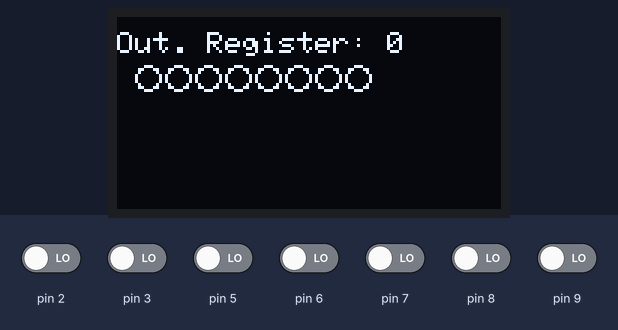
Recording of a sketch running on a simulated Arduino Uno, built with avr-gcc and run on an emulated ATmega328P. On the bench: 128×64 one-colour display. The inputs (shaded band) are chosen by the test bench; at power-on: pin 2, pin 3, pin 5–9 LOW.

Above: at 1.2 s.
1.3 s: pin 2 driven HIGH
At 2.0 s:
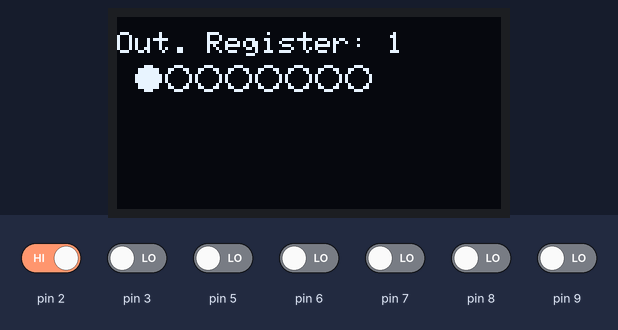
2.8 s: pin 2 driven LOW
At 4.0 s:
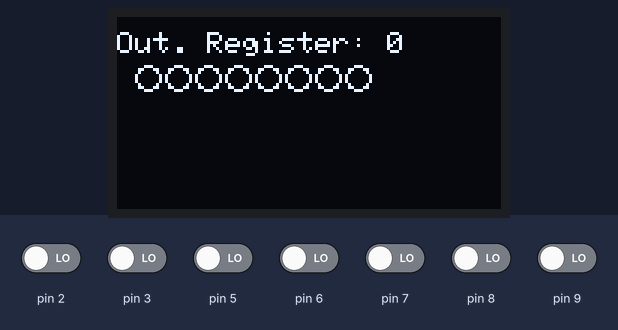
4.3 s: pin 3 driven HIGH
At 5.4 s:
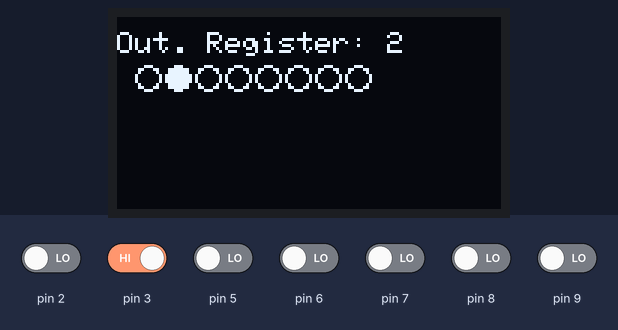
5.8 s: pin 5 driven HIGH
At 6.7 s:
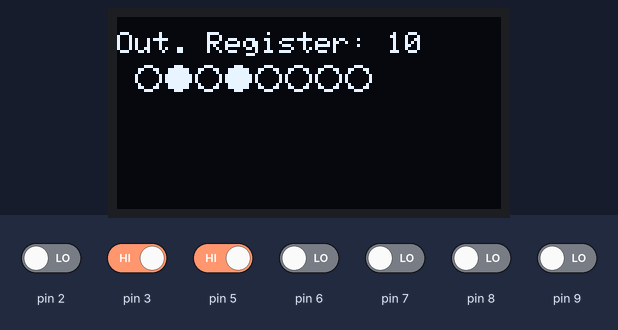
7.3 s: pin 6 driven HIGH
At 7.9 s:
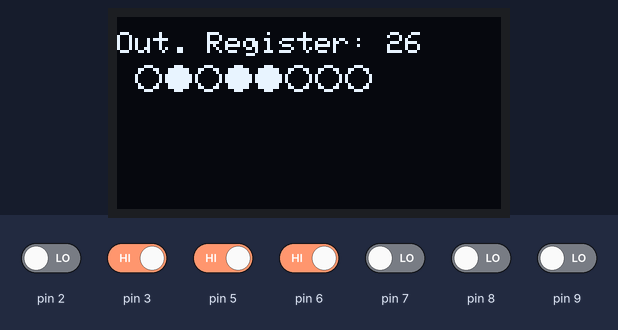
8.8 s: pin 7 driven HIGH
At 10.2 s:
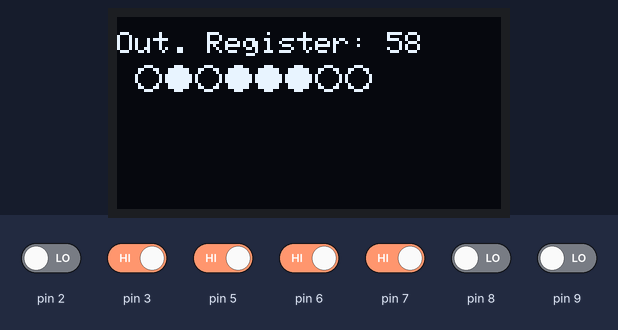
Timing chart, 0 to 11.3 s (numbered marks = the images above; inputs shaded):
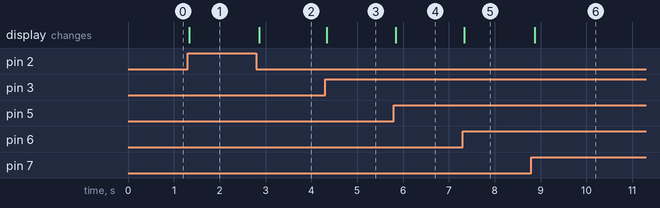

The sketch:

BinaryDisplay.ino
```cpp
//Include library
#include <Adafruit_GFX.h>
#include <Adafruit_SSD1306.h>

Adafruit_SSD1306 display(4);

void setup() {
    //Initialize display by providing the diplay type and it's I2C address.
    display.begin(SSD1306_SWITCHCAPVCC, 0x3C);

    //Display setup.
    display.clearDisplay();
    display.setTextSize(1);
    display.setTextColor(WHITE);

	//Pins setup.
    pinMode(2, INPUT);
    pinMode(3, INPUT);
    pinMode(4, INPUT);
    pinMode(5, INPUT);
    pinMode(6, INPUT);
    pinMode(7, INPUT);
    pinMode(8, INPUT);
    pinMode(9, INPUT);
}

void loop() {
      //Clear display.
      display.clearDisplay();

      int  binVal[8];

	  //Iterate through the inputs.
      for(int i = 2; i < 10; i++){
		//Read the value and check if it's a 0 or 1.
        if(digitalRead(i) == HIGH){
          binVal[i-2] = 1;
        }else{
          binVal[i-2] = 0;
        }
      }

      //Convert bin to dec.
      int busValue = toDECfromBIN(binVal);

      //CPU Text value display.
      display.setCursor(0,5);
      //display.print("BUS Contents: " + String(busValue));
      display.print("Out. Register: " + String(busValue));


      //1
      display.drawCircle(10, 20, 4, WHITE); //Draw circle.

      if(binVal[0] == 1){
        display.fillCircle(10, 20, 4, WHITE); //Fill circle if a 1 is present.
      }

      //2
      display.drawCircle(20, 20, 4, WHITE);

      if(binVal[1] == 1){
        display.fillCircle(20, 20, 4, WHITE);
      }

      //3
      display.drawCircle(30, 20, 4, WHITE);

      if(binVal[2] == 1){
        display.fillCircle(30, 20, 4, WHITE);
      }

      //4
      display.drawCircle(40, 20, 4, WHITE);

      if(binVal[3] == 1){
        display.fillCircle(40, 20, 4, WHITE);
      }

      //5
      display.drawCircle(50, 20, 4, WHITE);

      if(binVal[4] == 1){
        display.fillCircle(50, 20, 4, WHITE);
      }

      //6
      display.drawCircle(60, 20, 4, WHITE);

      if(binVal[5] == 1){
        display.fillCircle(60, 20, 4, WHITE);
      }

      //7
      display.drawCircle(70, 20, 4, WHITE);

      if(binVal[6] == 1){
        display.fillCircle(70, 20, 4, WHITE);
      }

      //8
      display.drawCircle(80, 20, 4, WHITE);

      if(binVal[7] == 1){
        display.fillCircle(80, 20, 4, WHITE);
      }

      display.display();
      delay(1);
}

int toDECfromBIN(int binVal[]){
  int sum = 0;

  //Iterate through the bits.
  for(int i = 0; i < 8; i++){
    //Check if the bit is set to 1.
    if(binVal[i] == 1){
      //Then get the dec value for the binary position the bit is at and add it to the sum.
      sum += round(pow(2, i));
    }
  }

  return sum;
}
```

Measured:
- after the input at 1.3 s, the display: changes at once (image 1)
- after the input at 2.8 s, the display: changes after 0.06 s (image 2)
- after the input at 4.3 s, the display: changes at once (image 3)
- after the input at 5.8 s, the display: changes at once (image 4)
- after the input at 7.3 s, the display: changes at once (image 5)
- after the input at 8.8 s, the display: changes after 0.07 s (image 6)
